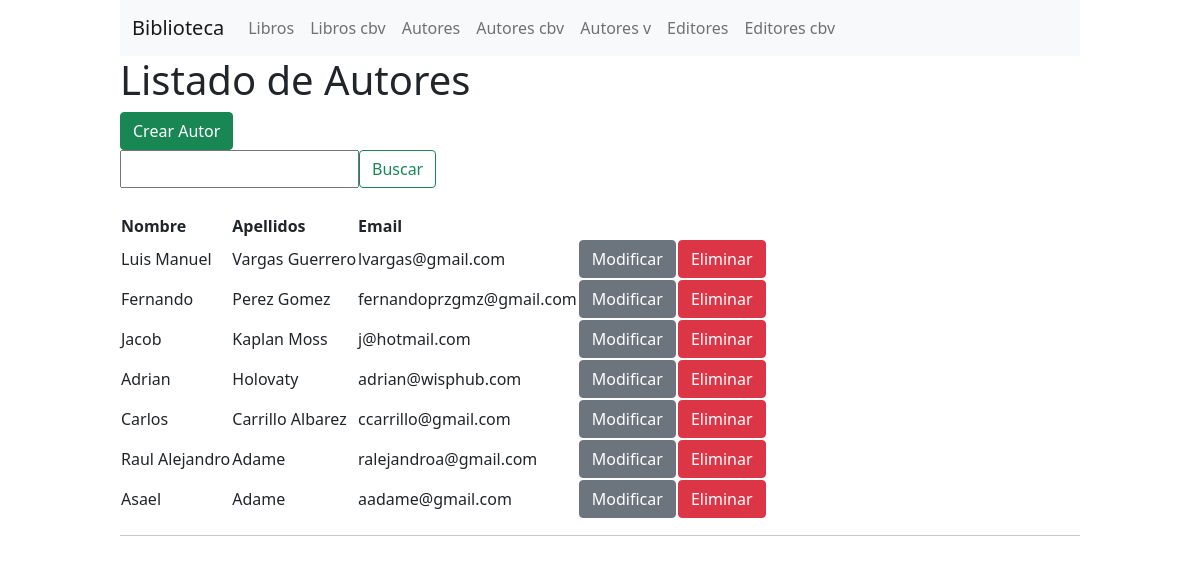
The app's page /autores/, older data.
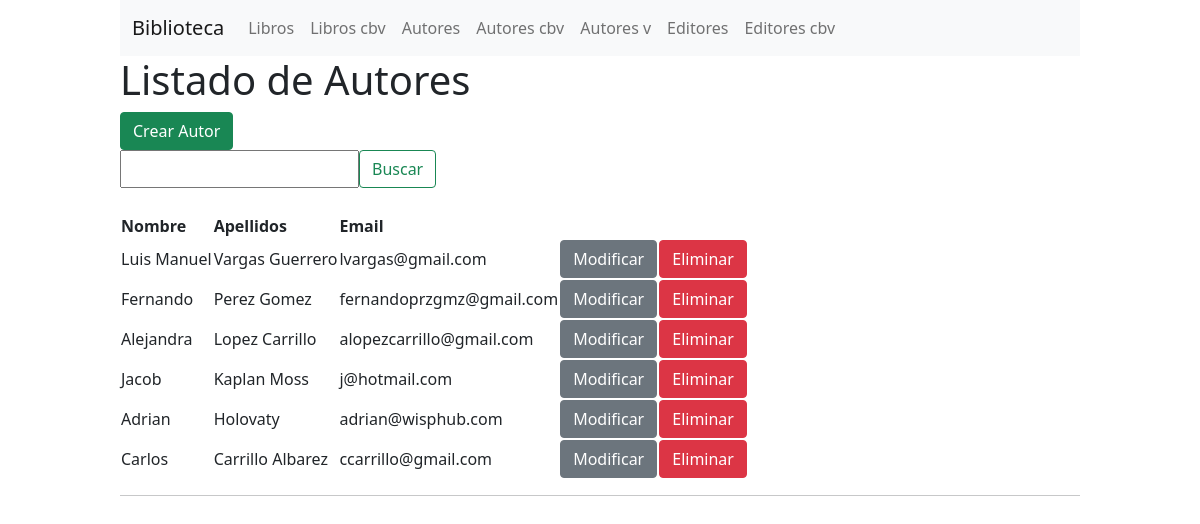
The same page, newer data.
### biblioteca/models.py (models this page shows, shortened)
class Autor(models.Model):
    nombre = models.CharField(max_length=30)
    apellidos = models.CharField(max_length=40)
    email = models.EmailField(null=True, blank=True)
    class Meta:
        ordering = ["-apellidos", "-nombre"]
        verbose_name = 'Autor'
        verbose_name_plural = 'Autores'

### biblioteca/views.py (the view)
# urls.py: url(r'^autores/$', autor_listado, name="autores"),
def autor_listado(request):
    form, datasource = SearchForm(request.GET), []
    if form.is_valid():
        cd = form.cleaned_data
        if not cd['q']:
            datasource = Autor.objects.all().values()
        else:
            datasource = Autor.objects.filter(
                Q(nombre__icontains=cd['q'])    |
                Q(apellidos__icontains=cd['q']) |
                Q(email__icontains=cd['q'])
            ).values()
    return render(request, "autor_listado.html", {
        "buscador": form,
        "object_list": datasource,
        "fields": [
            { "label": "Nombre",    "key": "nombre" },
            { "label": "Apellidos", "key": "apellidos" },
            { "label": "Email",     "key": "email" },
        ],
        "actions": {
            "create": { "label": "Crear Autor", "redirect": "/crear/autor" },
            "update": { "label": "Modificar",   "redirect": "/modificar/autor" },
            "delete": { "label": "Eliminar",    "redirect": "/eliminar/autor" },
        }
    })

### biblioteca/forms.py
class SearchForm(forms.Form):
    q = forms.CharField(label="Buscador", max_length=50, required=False)

### biblioteca/templatetags/bibl_tags.py (called while the page is built)
@register.filter('get_value_from_dict')
def get_value_from_dict(dict_data, key):
    if key: return dict_data.get(key)

### biblioteca/templates/autor_listado.html (shortened to what this page needs)
{% extends 'shared/base.html' %}
{% block content %}
    <h1>Listado de Autores</h1>
    {% include 'shared/table.html' %}
{% endblock  %}

### biblioteca/templates/shared/table.html (shortened to what this page needs)
{% load bibl_tags %}
<div class="bibl-table">
  <div class="bibl-table-header">
    {% if actions and actions.create %}
    <a href="{{actions.create.redirect}}">
      <button type="button" class="btn btn-success">
        {{ actions.create.label }}
      </button>
    </a>
    {% endif %}
    {% if buscador %}
      <form action="" method="get" class="d-flex">
        {{ buscador.q }}
        <button class="btn btn-outline-success" type="submit">Buscar</button>
      </form>
    {% endif %}
  </div>
  <div class="bibl-table-body" style="margin-top: 25px;">
    <table>
    <thead>
      <tr>
        {% for col in fields %}
          <th scope="col">{{ col.label }}</th>
        {% endfor %}
      </tr>
    </thead>
    <tbody>
      {% for data in object_list %}
        <tr>
          {% for col in fields %}
            {% if not col.is_link %}
              <td> {{ data|get_value_from_dict:col.key }} </td>
            {% endif %}
          {% endfor %}
          {% if actions and actions.update %}
            <td> <a
              href="{{actions.update.redirect}}/{{ data.id }}"
              class="btn btn-secondary">
              {{ actions.update.label }}
            </a></td>
          {% endif %}
          {% if actions and actions.delete %}
            <td><a
              href="{{actions.delete.redirect}}/{{ data.id }}"
              class="btn btn-danger">
              {{ actions.delete.label }}
            </a></td>
          {% endif %}
        </tr>
      {% endfor %}
    </tbody>
  </table>
  </div>
</div>

Row changes from the older to the newer data that the page shows:
removed Autor: fields "Raul Alejandro" "Adame" "ralejandroa@gmail.com", update.label "Modificar", delete.label "Eliminar"
removed Autor: fields "Asael" "Adame" "aadame@gmail.com", update.label "Modificar", delete.label "Eliminar"
added Autor: fields "Alejandra" "Lopez Carrillo" "alopezcarrillo@gmail.com", update.label "Modificar", delete.label "Eliminar"
